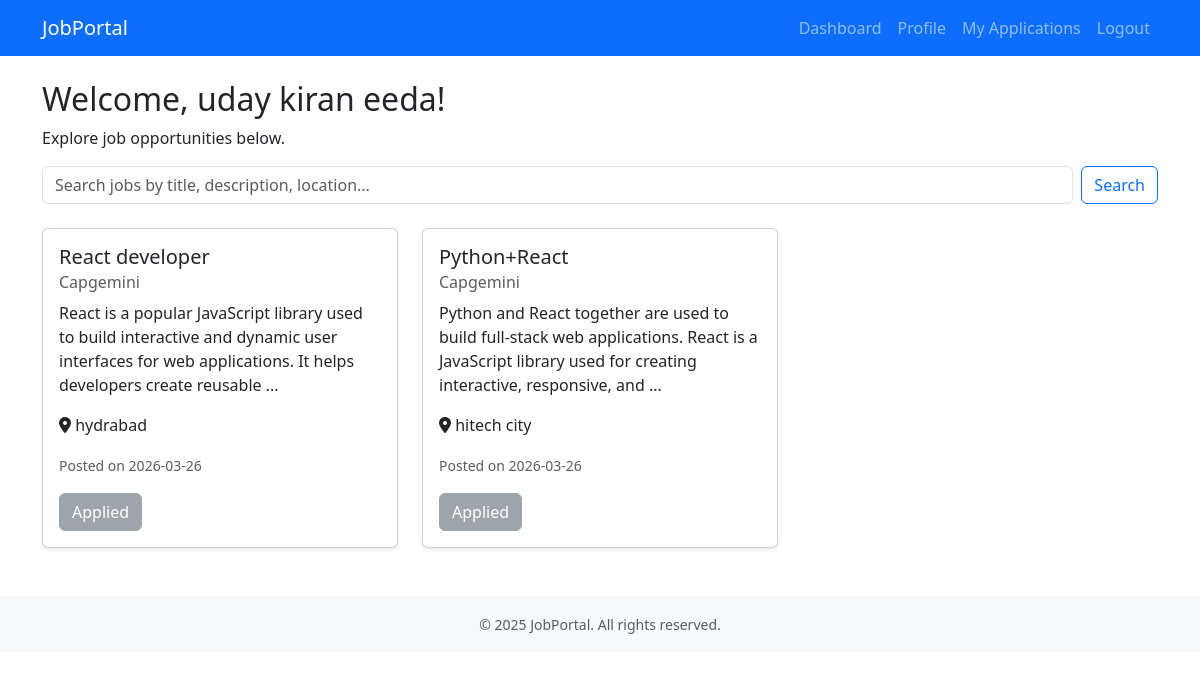
The app's page /candidate/dashboard (signed in), older data.
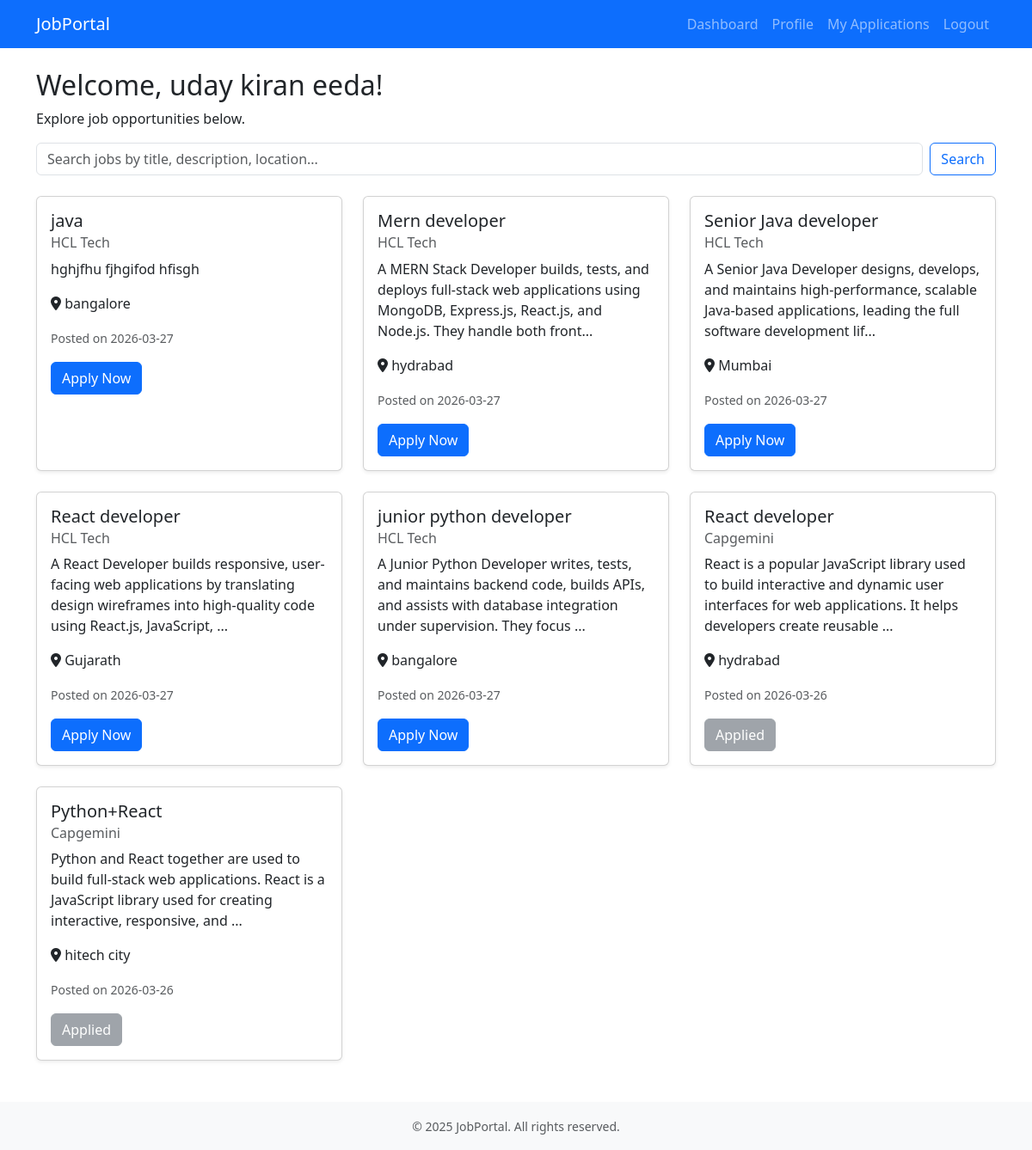
The same page, newer data.
### app.py (models this page shows)
class Candidate(db.Model):
    id = db.Column(db.Integer, primary_key=True)
    user_id = db.Column(db.Integer, db.ForeignKey('user.id'), unique=True)
    full_name = db.Column(db.String(100), nullable=False)
    phone = db.Column(db.String(20))
    skills = db.Column(db.Text)
    resume_filename = db.Column(db.String(200))
    created_at = db.Column(db.DateTime, default=datetime.utcnow)
    applications = db.relationship('Application', backref='candidate', lazy=True)

class Job(db.Model):
    id = db.Column(db.Integer, primary_key=True)
    title = db.Column(db.String(100), nullable=False)
    description = db.Column(db.Text, nullable=False)
    location = db.Column(db.String(100))
    posted_date = db.Column(db.DateTime, default=datetime.utcnow)
    recruiter_id = db.Column(db.Integer, db.ForeignKey('recruiter.id'))
    applications = db.relationship('Application', backref='job', lazy=True)

class Recruiter(db.Model):
    id = db.Column(db.Integer, primary_key=True)
    user_id = db.Column(db.Integer, db.ForeignKey('user.id'), unique=True)
    company_name = db.Column(db.String(100), nullable=False)
    company_description = db.Column(db.Text)
    created_at = db.Column(db.DateTime, default=datetime.utcnow)
    jobs = db.relationship('Job', backref='recruiter', lazy=True)

### app.py (the view)
@app.route('/candidate/dashboard')
@login_required
@role_required('candidate')
def candidate_dashboard():
    candidate = current_user.candidate
    jobs = Job.query.order_by(Job.posted_date.desc()).all()
    applied_job_ids = [app.job_id for app in candidate.applications]
    return render_template('candidate_dashboard.html', candidate=candidate, jobs=jobs, applied_job_ids=applied_job_ids)

### app.py (called while the page is built)
def role_required(role):
    def decorator(f):
        @wraps(f)
        def decorated_function(*args, **kwargs):
            if not current_user.is_authenticated or current_user.role != role:
                flash('Access denied.', 'danger')
                return redirect(url_for('dashboard'))
            return f(*args, **kwargs)
        return decorated_function
    return decorator

@login_manager.user_loader
def load_user(user_id):
    return User.query.get(int(user_id))

### templates/candidate_dashboard.html
{% extends "base.html" %}
{% block content %}
<div class="row">
    <div class="col-12">
        <h2>Welcome, {{ candidate.full_name }}!</h2>
        <p>Explore job opportunities below.</p>
        <form class="d-flex mb-4" action="{{ url_for('search_jobs') }}" method="GET">
            <input class="form-control me-2" type="search" name="q"
                placeholder="Search jobs by title, description, location..." aria-label="Search">
            <button class="btn btn-outline-primary" type="submit">Search</button>
        </form>
        <div class="row">
            {% for job in jobs %}
            <div class="col-md-6 col-lg-4 mb-4">
                <div class="card h-100 shadow-sm">
                    <div class="card-body">
                        <h5 class="card-title">{{ job.title }}</h5>
                        <h6 class="card-subtitle mb-2 text-muted">{{ job.recruiter.company_name }}</h6>
                        <p class="card-text">{{ job.description[:150] }}{% if job.description|length > 150 %}...{% endif
                            %}</p>
                        <p class="card-text"><i class="fas fa-map-marker-alt"></i> {{ job.location or 'Remote' }}</p>
                        <p class="card-text"><small class="text-muted">Posted on {{ job.posted_date.strftime('%Y-%m-%d')
                                }}</small></p>
                        {% if job.id in applied_job_ids %}
                        <button class="btn btn-secondary" disabled>Applied</button>
                        {% else %}
                        <form method="POST" action="{{ url_for('apply_job', job_id=job.id) }}">
                            <button type="submit" class="btn btn-primary">Apply Now</button>
                        </form>
                        {% endif %}
                    </div>
                </div>
            </div>
            {% else %}
            <div class="col-12">
                <div class="alert alert-info">No jobs found. Check back later!</div>
            </div>
            {% endfor %}
        </div>
    </div>
</div>
{% endblock %}

### templates/base.html (shortened to what this page needs)
<!DOCTYPE html>
<html lang="en">
<head>
    <link href="https://cdn.jsdelivr.net/npm/bootstrap@5.3.0-alpha1/dist/css/bootstrap.min.css" rel="stylesheet">
    <link rel="stylesheet" href="https://cdnjs.cloudflare.com/ajax/libs/font-awesome/6.0.0-beta3/css/all.min.css">
    <link rel="stylesheet" href="{{ url_for('static', filename='css/style.css') }}">
</head>
<body>
    <nav class="navbar navbar-expand-lg navbar-dark bg-primary">
        <div class="container">
            <a class="navbar-brand" href="{{ url_for('index') }}">JobPortal</a>
            <div class="collapse navbar-collapse" id="navbarNav">
                <ul class="navbar-nav ms-auto">
                    {% if current_user.is_authenticated %}
                    <li class="nav-item">
                        <a class="nav-link" href="{{ url_for('dashboard') }}">Dashboard</a>
                    </li>
                    {% if current_user.role == 'candidate' %}
                    <li class="nav-item">
                        <a class="nav-link" href="{{ url_for('candidate_profile') }}">Profile</a>
                    </li>
                    <li class="nav-item">
                        <a class="nav-link" href="{{ url_for('candidate_applications') }}">My Applications</a>
                    </li>
                    {% endif %}
                    <li class="nav-item">
                        <a class="nav-link" href="{{ url_for('logout') }}">Logout</a>
                    </li>
                    {% endif %}
                </ul>
            </div>
        </div>
    </nav>
    <main class="container my-4">
        {% block content %}{% endblock %}
    </main>
    <footer class="bg-light text-center text-muted py-3 mt-4">
        <div class="container">
            <small>&copy; 2025 JobPortal. All rights reserved.</small>
        </div>
    </footer>
</body>
</html>

Row changes from the older to the newer data that the page shows:
added Job: title "java", recruiter.company_name "HCL Tech", description "hghjfhu fjhgifod hfisgh", location "bangalore", posted_date "2026-03-27"
added Job: title "Mern developer", recruiter.company_name "HCL Tech", description "A MERN Stack Developer builds, tests, and deploys full-stack web applications using MongoDB, Express.js, React.js, and Node.js. They handle both front", location "hydrabad", posted_date "2026-03-27"
added Job: title "Senior Java developer", recruiter.company_name "HCL Tech", description "A Senior Java Developer designs, develops, and maintains high-performance, scalable Java-based applications, leading the full software development lif", location "Mumbai", posted_date "2026-03-27"
added Job: title "React developer", recruiter.company_name "HCL Tech", description "A React Developer builds responsive, user-facing web applications by translating design wireframes into high-quality code using React.js, JavaScript,", location "Gujarath", posted_date "2026-03-27"
added Job: title "junior python developer", recruiter.company_name "HCL Tech", description "A Junior Python Developer writes, tests, and maintains backend code, builds APIs, and assists with database integration under supervision. They focus", location "bangalore", posted_date "2026-03-27"
